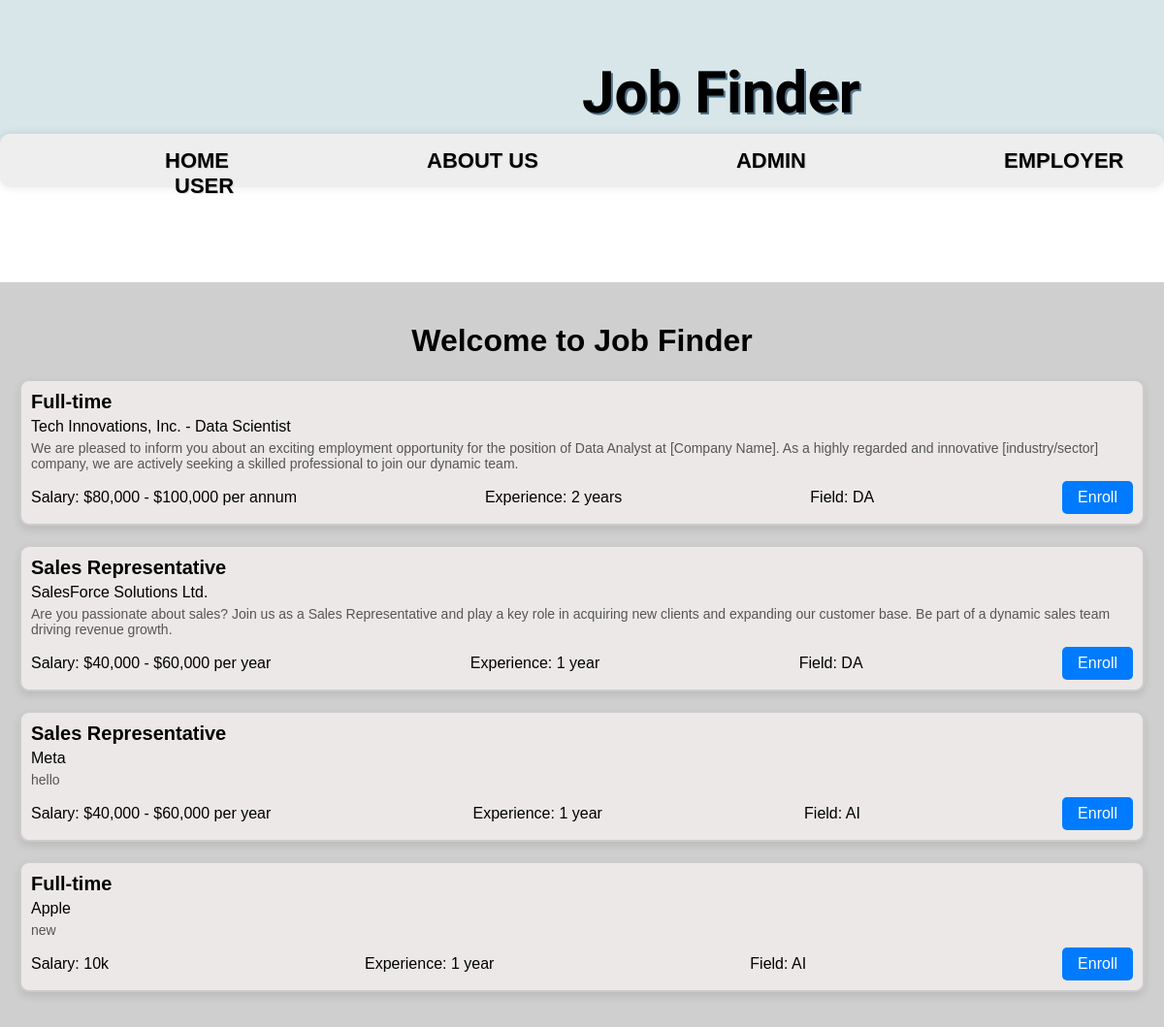
The page / on the database its author committed.
### tables this page shows
CREATE TABLE `jobs` (
  `company` varchar(50) NOT NULL,
  `job_type` varchar(50) NOT NULL,
  `branch` varchar(20) NOT NULL,
  `salary` varchar(30) NOT NULL,
  `description` varchar(300) NOT NULL,
  `jexp` varchar(30) NOT NULL,
  `jfield` varchar(100) NOT NULL,
  `jobid` varchar(30) NOT NULL
);

### index.php (the view, shortened to what this page needs)
<!DOCTYPE html>
<html lang="en">
<head>
    <link rel="stylesheet" href="style.css">
</head>
<body>
    <div class="top" >
        <p class="heading">Job Finder</p>
    </div>
    <div class="navbar" style="border:none;">
        <a href="index.php" class="ah" style="margin-left:150px;">HOME</a>
        <a href="about.php" class="ah">ABOUT US</a>
        <a href="admin.php" class="ah">ADMIN</a>
        <a href="employer.php" class=ah>EMPLOYER</a>
        <a href="user.php" class="ah">USER</a>
    </div>
    <div class="cont">
        <center>
            <h1>Welcome to Job Finder</h1>
        </center>
        <?php
        $db_user = "root";
        $db_password = "";
        $db_name = "addemps";
        $conn = new mysqli("localhost", $db_user, $db_password, $db_name);
        $sql = "SELECT * FROM jobs";
        $result = $conn->query($sql);
        if ($result->num_rows > 0) {
                echo "<div class='job-tiles'>";
                while ($row = $result->fetch_assoc()) {
                    echo "<div class='job-tile'>";
                    echo "<div class='job-title'>" . $row['job_type'] . "</div>";
                    echo "<div class='job-company'>" . $row['company'] . "</div>";
                    echo "<div class='job-description'>" . $row['description'] . "</div>";
                    echo "<div class='job-details'>";
                    echo "<div>Salary: " . $row['salary'] . "</div>";
                    echo "<div>Experience: " . $row['jexp'] . "</div>";
                    echo "<div>Field: " . $row['jfield'] . "</div>";
                    echo "<a class='job-enroll-link' href='enrollment.php?company=" . $row['company'] . "'>Enroll</a>";
                    echo "</div>";
                    echo "</div>";
                }
                echo "</div>";
            } else {
            echo "No jobs available at the moment.";
        }
        ?>
    </div>
</body>
</html>

### style.css (style rules this page uses)
.top { width: 100%; height: 150px; background-color: rgb(216, 230, 233); position: fixed; top: 0; left: 0; z-index: 1; display: flex; box-shadow: 0 0 10px rgba(0, 0, 0, 0.1); }
.heading { padding-left: 600px; font-size: 60px; font-family: "Comfortaa", sans-serif; font-weight: 700; text-shadow: 2px 2px rgb(80, 113, 134); }
.navbar { height: 40px; width: 100%; position: fixed; padding-top: 15px; left: 0; background-color: rgb(238, 238, 238); margin-top: 130px; border-radius: 10px; z-index: 1; border: none; box-shadow: 0 0 10px rgba(0, 0, 0, 0.1); }
.ah { text-decoration: none; font-family: "Trebuchet MS", "Lucida Sans Unicode", "Lucida Grande", "Lucida Sans", Arial, sans-serif; margin-left: 160px; color: black; text-shadow: 1px 1px 1px lightgrey; font-weight: 700; font-size: 22px; padding: 10px; padding-left: 20px; padding-right: 20px; }
.cont { position: absolute; top:27.5%; font-family: Verdana, Geneva, Tahoma, sans-serif; background-color: #d0cfcf; left:0; padding: 20px; }
.job-tile { border: 2px solid #ccc; border-radius: 10px; margin-bottom: 20px; padding: 10px; box-shadow: 0 4px 8px rgba(0, 0, 0, 0.1); background-color: #ece8e8; }
.job-title { font-size: 20px; font-weight: bold; margin-bottom: 5px; }
.job-company { font-size: 16px; margin-bottom: 5px; }
.job-description { font-size: 14px; color: #555; margin-bottom: 10px; }
.job-details { display: flex; justify-content: space-between; align-items: center; }
.job-enroll-link { background-color: #007bff; color: white; border: none; border-radius: 5px; padding: 8px 16px; text-decoration: none; }

### rows shown on the page
jobs: job_type "Full-time", company "Tech Innovations, Inc. - Data Scientist", description "We are pleased to inform you about an exciting employment opportunity for the position of Data Analyst at [Company Name]. As a highly regarded and innovative [industry/sector] company, we are actively seeking a skilled professional to join our dynamic team.", salary "$80,000 - $100,000 per annum", jexp "2 years", jfield "DA"
jobs: job_type "Sales Representative", company "SalesForce Solutions Ltd.", description "Are you passionate about sales? Join us as a Sales Representative and play a key role in acquiring new clients and expanding our customer base. Be part of a dynamic sales team driving revenue growth.", salary "$40,000 - $60,000 per year", jexp "1 year", jfield "DA"
jobs: job_type "Sales Representative", company "Meta", description "hello", salary "$40,000 - $60,000 per year", jexp "1 year", jfield "AI"
jobs: job_type "Full-time", company "Apple", description "new", salary "10k", jexp "1 year", jfield "AI"
